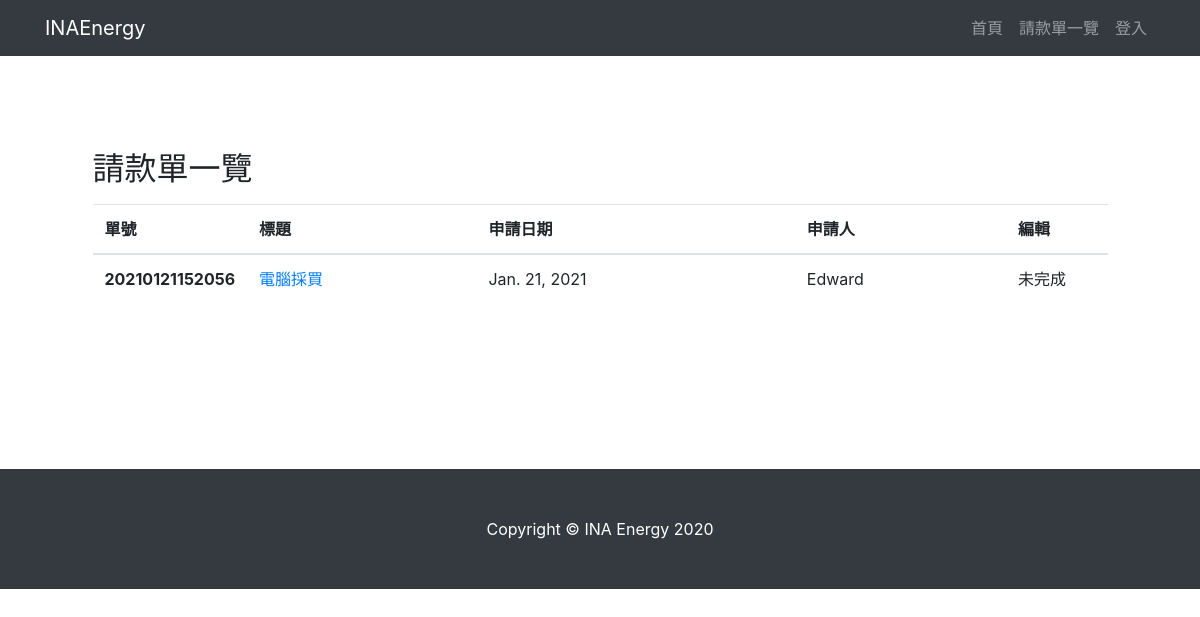
The page /invoice/ on the database as committed earlier.
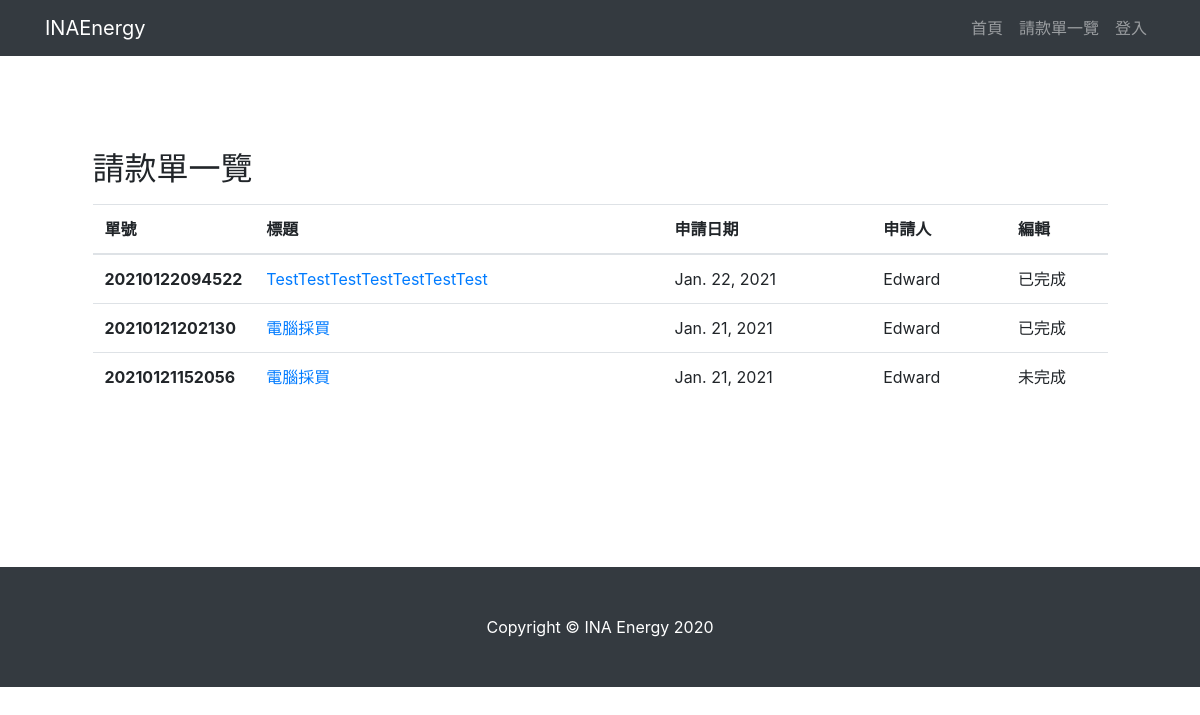
The same page on the database as committed later.
### invoice/models.py (models this page shows, shortened)
class Invoice(models.Model):
    REMIT = '匯款'
    CHECK = '支票'
    CASH = '現金'
    PAY_METHOD_CHOICE = (
        (REMIT, '匯款'),
        (CHECK, '支票'),
        (CASH, '現金'),
    )
    serial_num = models.CharField(max_length=15)
    employee = models.CharField(max_length=20)
    title = models.CharField(max_length=100)
    purpose = models.CharField(max_length=200)
    filldate = models.DateField(
        default=timezone.now()
    )
    request_unit = models.ForeignKey(
        'RequestUnit',
        on_delete=models.PROTECT,
    )
    pay_comp = models.CharField(max_length=100)
    pay_methold = models.CharField(
        max_length=10,
        choices=PAY_METHOD_CHOICE,
        default=REMIT,
    )
    pay_date = models.DateField()
    is_approved = models.BooleanField(default=False)
    is_completed = models.BooleanField(default=False)
    is_valid = models.BooleanField(default=True)
    remark = models.CharField(max_length=500, default="None")
    creat_time = models.DateTimeField(auto_now_add=True)
    update_time = models.DateTimeField(auto_now=True)

### invoice/views.py (the view)
# urls.py: path("", views.index, name="Index"),
def index(request):
    template = loader.get_template("invoice/list.html")
    invoice_list = Invoice.objects.order_by('-creat_time')
    context = {
        'invoice_list': invoice_list
    }
    return HttpResponse(template.render(context, request))

### inainvoice/template/invoice/list.html (shortened to what this page needs)
{% extends 'frame/base.html' %}
{% block content %}
  <section>
    <div class="container">
      <div class="row">
        <div class="col-lg-11 mx-auto table-responsive-xl">
          <h2>請款單一覽</h2>
          {% if invoice_list %}
          <table class="table table-hover">
            <thead>
              <tr>
                <th scope="col" width="15%">單號</th>
                <th scope="col">標題</th>
                <th scope="col">申請日期</th>
                <th scope="col">申請人</th>
                <th scope="col" width="10%">編輯</th>
              </tr>
            </thead>
            <tbody>
              {% for invoice in invoice_list%}
              <tr>
                <th scope="row">{{ invoice.serial_num }}</th>
                <td><a href="{{ invoice.id }}">{{ invoice.title }}</a></td>
                <td>{{ invoice.filldate }}</td>
                <td>{{ invoice.employee }}</td>
                <td>
                  {% if invoice.is_completed %}
                    已完成
                  {% else %}
                    未完成
                  {% endif %}
                </td>
              </tr>
              {% endfor %}
            </tbody>
          </table>
          {% else %}
          <p>目前沒有資料！</p>
          <p></p>
          {% endif %}
        </div>
      </div>
    </div>
  </section>
{% endblock %}

Rows that differ between the two databases and show on the page:
added Invoice: serial_num "20210122094522", title "TestTestTestTestTestTestTest", filldate "Jan. 22, 2021", employee "Edward", is_completed "已完成"
added Invoice: serial_num "20210121202130", title "電腦採買", filldate "Jan. 21, 2021", employee "Edward", is_completed "已完成"
